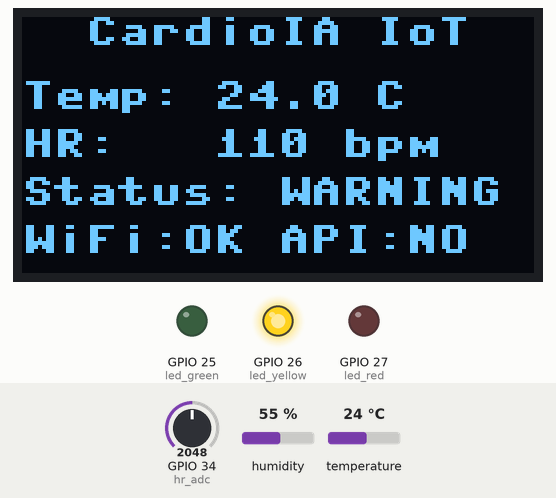
The program below on a simulated ESP32 board running MicroPython. On the bench: 128×64 one-colour display, output pins drawn as LEDs (lit = HIGH). Wiring (from the project's diagram.json): DHT22 sensor on GPIO 22, green LED on GPIO 25, yellow LED on GPIO 26, red LED on GPIO 27, potentiometer on GPIO 34. The test bench sets the inputs (shaded band); at power-on: temperature 24 °C, GPIO 34 (hr_adc) = 2048, humidity 55 % (analog values on the 0–4095 scale). WiFi joins after 1.5 s; web requests get an empty 200 reply after 0.4 s; what the program prints to the serial console is not drawn.

Above: at 5.2 s.
5.3 s: temperature set to 37.4 °C
At 8.4 s:
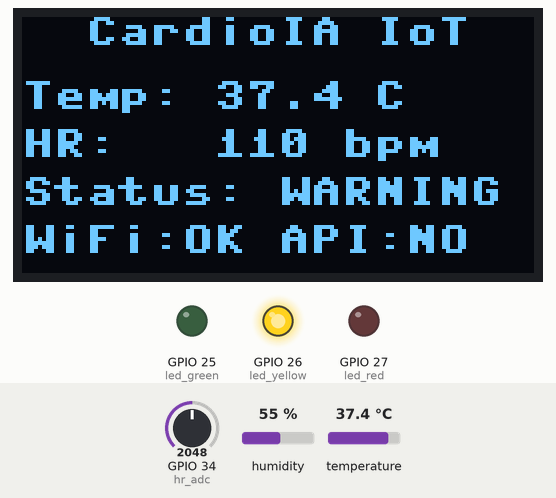
9.6 s: temperature set to 38.7 °C
At 11.6 s:
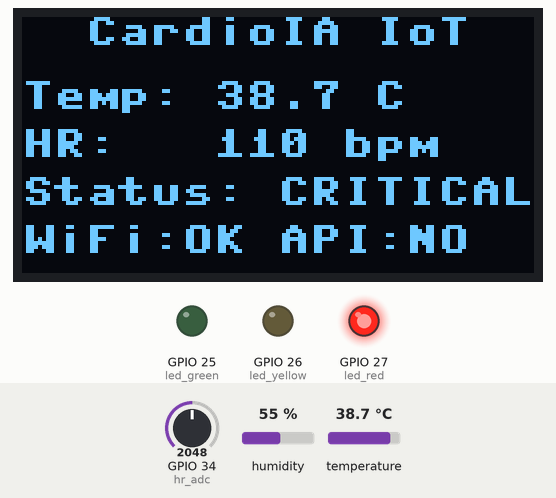
13.9 s: GPIO 34 (hr_adc) set to 2866
At 14.8 s:
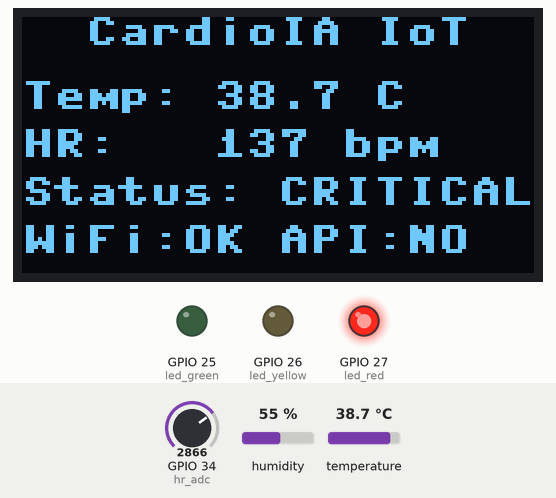
18.2 s: GPIO 34 (hr_adc) set to 3603
At 22.4 s:
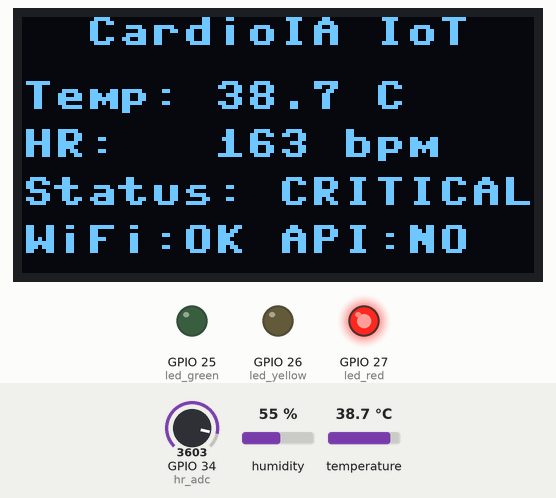
22.8 s: temperature set to 12 °C
At 25.6 s:
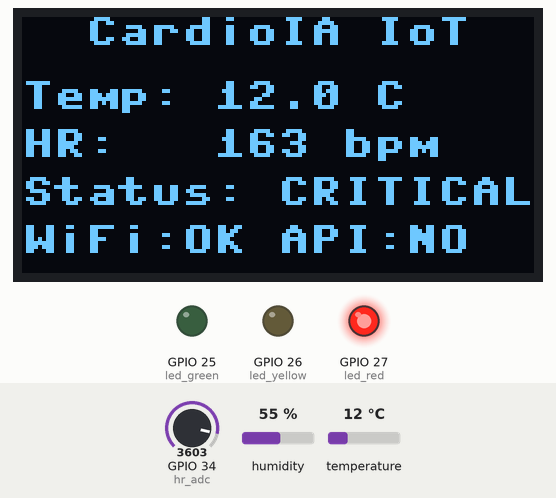
27.1 s: GPIO 34 (hr_adc) set to 2421
At 28.8 s:
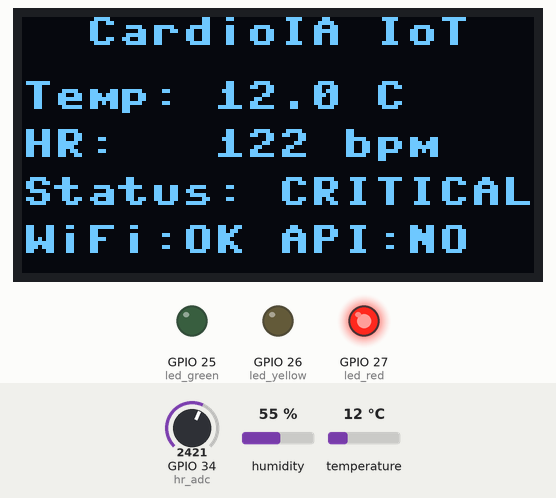
31.4 s: GPIO 34 (hr_adc) set to 2317
Timing chart, 0 to 34.4 s (numbered marks = the images above; inputs shaded):
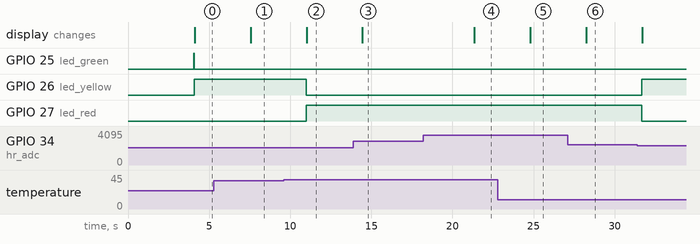

Measured:
- the behaviour switches between 38 and 38.1 °C on temperature (found by bisection; images 1 and 2)
- after the input at 5.3 s, the display: changes after 2.3 s (image 1)
- after the input at 9.6 s, GPIO 26 (led_yellow): HIGH → LOW after 1.4 s; GPIO 27 (led_red): LOW → HIGH after 1.4 s; the display: changes after 1.4 s (image 2)
- after the input at 13.9 s, the display: changes after 0.56 s (image 3)
- after the input at 18.2 s, the display: changes after 3.2 s (image 4)
- after the input at 22.8 s, the display: changes after 2.0 s (image 5)
- after the input at 27.1 s, the display: changes after 1.2 s (image 6)
- after the input at 31.4 s, GPIO 26 (led_yellow): LOW → HIGH after 0.27 s; GPIO 27 (led_red): HIGH → LOW after 0.27 s

The program:

main.py
```python
"""CardioIA IoT — MicroPython Health Monitoring for ESP32 (Wokwi).

Ported from Phase 3 sketch.ino (C++/Arduino) to MicroPython.
Reads DHT22 (temperature) + potentiometer (simulated heart rate),
displays on SSD1306 OLED, controls alert LEDs, and sends data
to the backend via HTTP POST.

Author: Gabriel Mule (RM 560586)
"""

import dht
import json
import machine
import network
import time

try:
    import urequests as requests
except ImportError:
    import requests

try:
    import ssd1306
except ImportError:
    # Inline minimal SSD1306 I2C driver if module not available
    # (Wokwi VS Code extension may not load separate .py files)
    try:
        import framebuf

        class _SSD1306(framebuf.FrameBuffer):
            def __init__(self, width, height, external_vcc):
                self.width = width
                self.height = height
                self.external_vcc = external_vcc
                self.pages = self.height // 8
                self.buffer = bytearray(self.pages * self.width)
                super().__init__(self.buffer, self.width, self.height, framebuf.MONO_VLSB)
                self._init_display()

            def _init_display(self):
                for cmd in (
                    0xAE, 0x20, 0x00, 0x40, 0xA1, 0xA8, self.height - 1,
                    0xC8, 0xD3, 0x00, 0xDA,
                    0x02 if self.width > 2 * self.height else 0x12,
                    0xD5, 0x80, 0xD9,
                    0x22 if self.external_vcc else 0xF1,
                    0xDB, 0x30, 0x81, 0xFF, 0xA4, 0xA6, 0xAD, 0x30,
                    0x8D, 0x10 if self.external_vcc else 0x14, 0xAF,
                ):
                    self.write_cmd(cmd)
                self.fill(0)
                self.show()

            def show(self):
                self.write_cmd(0x21)  # SET_COL_ADDR
                self.write_cmd(0)
                self.write_cmd(self.width - 1)
                self.write_cmd(0x22)  # SET_PAGE_ADDR
                self.write_cmd(0)
                self.write_cmd(self.pages - 1)
                self.write_data(self.buffer)

        class SSD1306_I2C(_SSD1306):
            def __init__(self, width, height, i2c, addr=0x3C, external_vcc=False):
                self.i2c = i2c
                self.addr = addr
                self.temp = bytearray(2)
                self.write_list = [b"\x40", None]
                super().__init__(width, height, external_vcc)

            def write_cmd(self, cmd):
                self.temp[0] = 0x80
                self.temp[1] = cmd
                self.i2c.writeto(self.addr, self.temp)

            def write_data(self, buf):
                self.i2c.writeto(self.addr, b"\x40" + buf)

        # Create a mock module namespace
        class _Module:
            pass
        ssd1306 = _Module()
        ssd1306.SSD1306_I2C = SSD1306_I2C
        print("[OLED] Using inline SSD1306 driver")
    except Exception as e:
        print("[OLED] Cannot create inline driver: %s" % e)
        ssd1306 = None

# ============================================================================
# CONFIGURATION (ported from Phase 3 sketch.ino)
# ============================================================================

# WiFi
WIFI_SSID = "Wokwi-GUEST"
WIFI_PASSWORD = ""

# Backend API (deployed on Render — Wokwi web can reach this URL)
BACKEND_URL = "https://twotiaor-fase7-cap1.onrender.com/api/sensors"
DEVICE_ID = "esp32-wokwi-01"

# Sensor Pins (same GPIOs as Phase 3)
DHT_PIN = 22
HR_ANALOG_PIN = 34

# LED Pins (same GPIOs as Phase 3)
LED_GREEN_PIN = 25   # Normal / WiFi connected
LED_YELLOW_PIN = 26  # Warning
LED_RED_PIN = 27     # Critical / Offline

# OLED I2C (replaces Phase 3 LCD I2C — same SDA/SCL pins)
OLED_SDA_PIN = 21
OLED_SCL_PIN = 23
OLED_WIDTH = 128
OLED_HEIGHT = 64

# Reading interval (ms)
SENSOR_INTERVAL_MS = 3000

# Heart Rate simulation range (from Phase 3 potentiometer mapping)
HR_MIN = 40
HR_MAX = 180
ADC_MAX = 4095

# Health Thresholds (from Phase 3)
TEMP_NORMAL_MAX = 37.0
TEMP_WARNING_MAX = 38.0
HR_NORMAL_MIN = 60
HR_NORMAL_MAX = 100
HR_WARNING_MAX = 120

# ============================================================================
# HARDWARE SETUP
# ============================================================================

# DHT22 sensor
dht_sensor = dht.DHT22(machine.Pin(DHT_PIN))

# Heart rate potentiometer (ADC)
hr_adc = machine.ADC(machine.Pin(HR_ANALOG_PIN))
hr_adc.atten(machine.ADC.ATTN_11DB)  # Full range: 0-3.3V

# LEDs
led_green = machine.Pin(LED_GREEN_PIN, machine.Pin.OUT)
led_yellow = machine.Pin(LED_YELLOW_PIN, machine.Pin.OUT)
led_red = machine.Pin(LED_RED_PIN, machine.Pin.OUT)

# OLED display
oled = None
i2c = None

def init_oled():
    """Initialize OLED display with I2C. Tries SoftI2C then I2C."""
    global oled, i2c

    if ssd1306 is None:
        print("[OLED] ssd1306 module not available")
        return

    # Try SoftI2C first (works on most MicroPython versions)
    for label, bus in [
        ("SoftI2C", lambda: machine.SoftI2C(sda=machine.Pin(OLED_SDA_PIN), scl=machine.Pin(OLED_SCL_PIN), freq=400000)),
        ("I2C(1)",  lambda: machine.I2C(1, sda=machine.Pin(OLED_SDA_PIN), scl=machine.Pin(OLED_SCL_PIN), freq=400000)),
    ]:
        try:
            i2c = bus()
            devices = i2c.scan()
            print("[OLED] %s scan found: %s" % (label, [hex(d) for d in devices]))
            if devices:
                oled = ssd1306.SSD1306_I2C(OLED_WIDTH, OLED_HEIGHT, i2c)
                print("[OLED] Display initialized via %s" % label)
                return
        except Exception as e:
            print("[OLED] %s failed: %s" % (label, e))

    print("[OLED] Could not initialize display")

init_oled()


# ============================================================================
# WIFI
# ============================================================================

def connect_wifi():
    """Connect to WiFi network (Wokwi-GUEST for simulator)."""
    wlan = network.WLAN(network.STA_IF)
    wlan.active(True)

    if wlan.isconnected():
        print("[WiFi] Already connected:", wlan.ifconfig()[0])
        return True

    print("[WiFi] Connecting to", WIFI_SSID, "...")
    wlan.connect(WIFI_SSID, WIFI_PASSWORD)

    timeout = 20
    while not wlan.isconnected() and timeout > 0:
        time.sleep(1)
        timeout -= 1
        print("[WiFi] Waiting... (%ds)" % timeout)

    if wlan.isconnected():
        print("[WiFi] Connected! IP:", wlan.ifconfig()[0])
        return True
    else:
        print("[WiFi] Connection failed!")
        return False


# ============================================================================
# SENSOR READING
# ============================================================================

def read_sensors():
    """Read DHT22 temperature and simulated heart rate from potentiometer.

    Returns (temperature, heart_rate) or (None, None) on error.
    """
    # Temperature from DHT22
    try:
        dht_sensor.measure()
        temperature = dht_sensor.temperature()
    except OSError:
        print("[Sensor] DHT22 read error")
        temperature = None

    # Heart rate from potentiometer (simulated — same as Phase 3)
    raw = hr_adc.read()
    heart_rate = int(HR_MIN + (raw / ADC_MAX) * (HR_MAX - HR_MIN))

    return temperature, heart_rate


# ============================================================================
# ALERT EVALUATION (from Phase 3 thresholds)
# ============================================================================

def evaluate_alert(temp, hr):
    """Classify readings as NORMAL, WARNING, or CRITICAL.

    Ported from Phase 3 health thresholds.
    """
    if temp is None:
        return "UNKNOWN"

    # Critical conditions
    if temp > TEMP_WARNING_MAX or hr > HR_WARNING_MAX or hr < HR_MIN:
        return "CRITICAL"

    # Warning conditions
    if temp > TEMP_NORMAL_MAX or hr > HR_NORMAL_MAX or hr < HR_NORMAL_MIN:
        return "WARNING"

    return "NORMAL"


# ============================================================================
# LED CONTROL
# ============================================================================

def set_leds(alert_level):
    """Control LEDs based on alert level (same logic as Phase 3)."""
    led_green.value(0)
    led_yellow.value(0)
    led_red.value(0)

    if alert_level == "NORMAL":
        led_green.value(1)
    elif alert_level == "WARNING":
        led_yellow.value(1)
    elif alert_level == "CRITICAL":
        led_red.value(1)
    else:
        # Unknown — blink red
        led_red.value(1)


# ============================================================================
# OLED DISPLAY
# ============================================================================

def display_readings(temp, hr, alert_level, wifi_ok, send_ok):
    """Show sensor data on OLED display.

    Layout (128x64):
      Line 0: "CardioIA IoT"
      Line 1: "Temp: 36.5 C"
      Line 2: "HR:   72 bpm"
      Line 3: "Status: NORMAL"
      Line 4: "WiFi:OK  API:OK"
    """
    if oled is None:
        return

    oled.fill(0)

    # Header
    oled.text("CardioIA IoT", 16, 0)

    # Temperature
    if temp is not None:
        oled.text("Temp: %.1f C" % temp, 0, 16)
    else:
        oled.text("Temp: --.- C", 0, 16)

    # Heart rate
    oled.text("HR:   %d bpm" % hr, 0, 28)

    # Alert status
    oled.text("Status: %s" % alert_level, 0, 40)

    # Connection status
    wifi_str = "OK" if wifi_ok else "NO"
    api_str = "OK" if send_ok else "NO"
    oled.text("WiFi:%s API:%s" % (wifi_str, api_str), 0, 52)

    oled.show()


def display_startup():
    """Show boot screen on OLED."""
    if oled is None:
        return

    oled.fill(0)
    oled.text("CardioIA", 32, 8)
    oled.text("IoT Monitor", 20, 24)
    oled.text("Phase 7", 36, 40)
    oled.text("Starting...", 24, 52)
    oled.show()


# ============================================================================
# HTTP POST TO BACKEND
# ============================================================================

def send_to_backend(temp, hr):
    """POST sensor data to backend /api/sensors endpoint.

    Returns True if successful, False otherwise.
    """
    if temp is None:
        return False

    payload = {
        "temperature": temp,
        "heart_rate": hr,
        "device_id": DEVICE_ID,
    }

    try:
        response = requests.post(
            BACKEND_URL,
            json=payload,
            headers={"Content-Type": "application/json"},
        )
        success = response.status_code == 200
        if success:
            data = response.json()
            alert = data.get("alert", None)
            print("[API] Sent OK — backend alert:", alert)
        else:
            print("[API] Error:", response.status_code)
        response.close()
        return success
    except Exception as e:
        print("[API] Request failed:", e)
        return False


# ============================================================================
# MAIN LOOP
# ============================================================================

def main():
    """Main monitoring loop — ported from Phase 3 Arduino loop()."""
    print("=" * 50)
    print("CardioIA IoT Monitor — MicroPython (Phase 7)")
    print("Ported from Phase 3 sketch.ino")
    print("=" * 50)

    display_startup()
    time.sleep(2)

    # Connect WiFi
    wifi_ok = connect_wifi()
    set_leds("NORMAL" if wifi_ok else "UNKNOWN")

    reading_count = 0
    send_ok = False

    print("[Main] Starting sensor loop (interval: %dms)" % SENSOR_INTERVAL_MS)

    while True:
        reading_count += 1

        # 1. Read sensors
        temp, hr = read_sensors()

        # 2. Evaluate alert
        alert_level = evaluate_alert(temp, hr)

        # 3. Control LEDs
        set_leds(alert_level)

        # 4. Display on OLED
        display_readings(temp, hr, alert_level, wifi_ok, send_ok)

        # 5. Log to serial
        temp_str = "%.1f" % temp if temp is not None else "--.-"
        print(
            "[#%d] Temp=%s°C HR=%dbpm Alert=%s"
            % (reading_count, temp_str, hr, alert_level)
        )

        # 6. Send to backend (if WiFi connected)
        if wifi_ok:
            send_ok = send_to_backend(temp, hr)
        else:
            # Try to reconnect periodically
            if reading_count % 10 == 0:
                print("[WiFi] Attempting reconnection...")
                wifi_ok = connect_wifi()

        # 7. Wait for next cycle
        time.sleep_ms(SENSOR_INTERVAL_MS)


# Entry point
if __name__ == "__main__":
    main()
```
